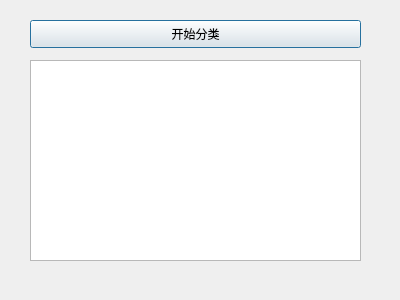
<?xml version="1.0" encoding="UTF-8"?>
<ui version="4.0">
 <class>Dialog23</class>
 <widget class="QDialog" name="Dialog23">
  <property name="geometry">
   <rect>
    <x>0</x>
    <y>0</y>
    <width>400</width>
    <height>300</height>
   </rect>
  </property>
  <property name="windowTitle">
   <string>Dialog</string>
  </property>
  <widget class="QPushButton" name="pushButton">
   <property name="geometry">
    <rect>
     <x>30</x>
     <y>20</y>
     <width>331</width>
     <height>28</height>
    </rect>
   </property>
   <property name="text">
    <string>开始分类</string>
   </property>
  </widget>
  <widget class="QTextBrowser" name="textBrowser">
   <property name="geometry">
    <rect>
     <x>30</x>
     <y>60</y>
     <width>331</width>
     <height>201</height>
    </rect>
   </property>
  </widget>
 </widget>
 <resources/>
 <connections/>
</ui>
